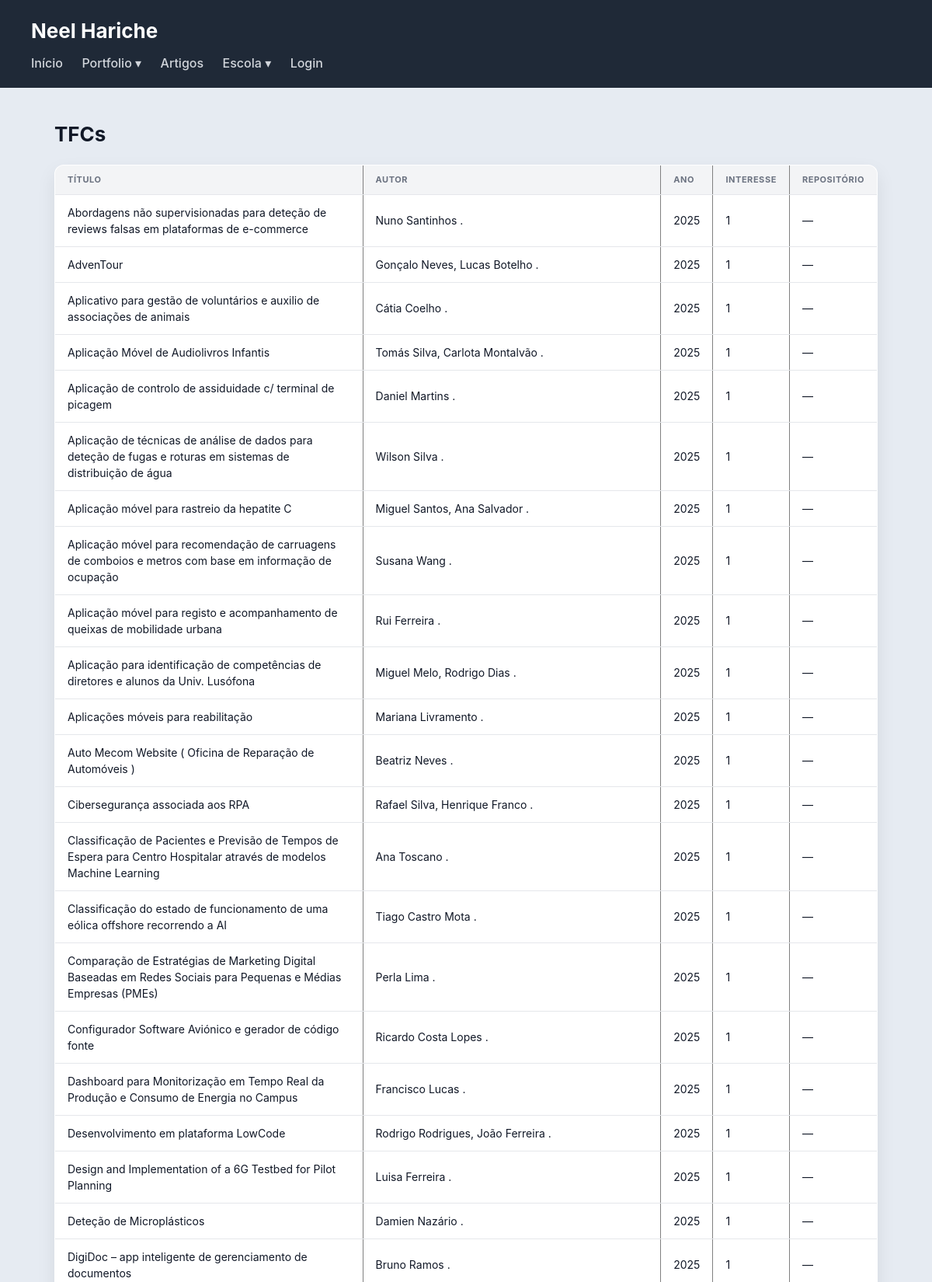
Screenshot of /tfcs/ (upper part) with the database file from the repository.
### portfolio/models.py (models this page shows, shortened)
class TFC(models.Model):
    titulo = models.CharField(max_length=200)
    autor = models.CharField(max_length=150)
    orientador = models.CharField(max_length=150, blank=True)
    ano = models.IntegerField()
    descricao = models.TextField(blank=True)
    url_repositorio = models.URLField(blank=True)
    interesse = models.IntegerField(default=1, help_text='1 a 5 — nível de interesse')
    tecnologias = models.ManyToManyField(Tecnologia, blank=True, related_name='tfcs')
    competencias = models.ManyToManyField(Competencia, blank=True, related_name='tfcs')

### portfolio/views.py (the view)
# urls.py: path('tfcs/', views.tfcs_view, name='tfcs'),
def tfcs_view(request):
    tfcs = TFC.objects.prefetch_related('tecnologias').all().order_by('-interesse')
    return render(request, 'portfolio/tfcs_list.html', {'tfcs': tfcs})

### portfolio/templates/portfolio/tfcs_list.html (shortened to what this page needs)
{% extends 'portfolio/base.html' %}
{% block content %}
<h2>TFCs</h2>
<section>
    <table border="1">
        <thead>
            <tr>
                <th>Título</th>
                <th>Autor</th>
                <th>Ano</th>
                <th>Interesse</th>
                <th>Repositório</th>
            </tr>
        </thead>
        <tbody>
        {% for t in tfcs %}
            <tr>
                <td>{{ t.titulo }}</td>
                <td>{{ t.autor }}</td>
                <td>{{ t.ano }}</td>
                <td>{{ t.interesse }}</td>
                <td>{% if t.url_repositorio %}<a href="{{ t.url_repositorio }}" target="_blank">Repositório</a>{% else %}—{% endif %}</td>
            </tr>
        {% empty %}
            <tr><td colspan="5">Nenhum TFC adicionado ainda.</td></tr>
        {% endfor %}
        </tbody>
    </table>
</section>
{% endblock %}

### portfolio/static/portfolio/style.css (style rules this page uses)
* { box-sizing: border-box; margin: 0; padding: 0; }
body { font-family: "Inter", "Segoe UI", system-ui, -apple-system, sans-serif; background: #e6ebf2; color: #111827; line-height: 1.5; }
h2 { margin-bottom: 20px; font-size: 26px; }
table { width: 100%; border-collapse: collapse; background: white; border-radius: 12px; overflow: hidden; box-shadow: 0 10px 25px rgba(0,0,0,0.08); }
th { background: #f3f4f6; padding: 10px 16px; text-align: left; font-size: 11px; text-transform: uppercase; color: #6b7280; letter-spacing: 0.05em; }
td { padding: 12px 16px; border-top: 1px solid #e5e7eb; font-size: 14px; }

### rows the page displays
TFC: titulo "Abordagens não supervisionadas para deteção de reviews falsas em plataformas de e-commerce", autor "Nuno Santinhos .", ano "2025", interesse "1"
TFC: titulo "AdvenTour", autor "Gonçalo Neves, Lucas Botelho .", ano "2025", interesse "1"
TFC: titulo "Aplicativo para gestão de voluntários e auxilio de associações de animais", autor "Cátia Coelho .", ano "2025", interesse "1"
TFC: titulo "Aplicação Móvel de Audiolivros Infantis", autor "Tomás Silva, Carlota Montalvão .", ano "2025", interesse "1"
TFC: titulo "Aplicação de controlo de assiduidade c/ terminal de picagem", autor "Daniel Martins .", ano "2025", interesse "1"
TFC: titulo "Aplicação de técnicas de análise de dados para deteção de fugas e roturas em sistemas de distribuição de água", autor "Wilson Silva .", ano "2025", interesse "1"
TFC: titulo "Aplicação móvel para rastreio da hepatite C", autor "Miguel Santos, Ana Salvador .", ano "2025", interesse "1"
TFC: titulo "Aplicação móvel para recomendação de carruagens de comboios e metros com base em informação de ocupação", autor "Susana Wang .", ano "2025", interesse "1"
TFC: titulo "Aplicação móvel para registo e acompanhamento de queixas de mobilidade urbana", autor "Rui Ferreira .", ano "2025", interesse "1"
TFC: titulo "Aplicação para identificação de competências de diretores e alunos da Univ. Lusófona", autor "Miguel Melo, Rodrigo Dias .", ano "2025", interesse "1"
TFC: titulo "Aplicações móveis para reabilitação", autor "Mariana Livramento .", ano "2025", interesse "1"
TFC: titulo "Auto Mecom Website ( Oficina de Reparação de Automóveis )", autor "Beatriz Neves .", ano "2025", interesse "1"
TFC: titulo "Cibersegurança associada aos RPA", autor "Rafael Silva, Henrique Franco .", ano "2025", interesse "1"
TFC: titulo "Classificação de Pacientes e Previsão de Tempos de Espera para Centro Hospitalar através de modelos Machine Learning", autor "Ana Toscano .", ano "2025", interesse "1"
TFC: titulo "Classificação do estado de funcionamento de uma eólica offshore recorrendo a AI", autor "Tiago Castro Mota .", ano "2025", interesse "1"
TFC: titulo "Comparação de Estratégias de Marketing Digital Baseadas em Redes Sociais para Pequenas e Médias Empresas (PMEs)", autor "Perla Lima .", ano "2025", interesse "1"
TFC: titulo "Configurador Software Aviónico e gerador de código fonte", autor "Ricardo Costa Lopes .", ano "2025", interesse "1"
TFC: titulo "Dashboard para Monitorização em Tempo Real da Produção e Consumo de Energia no Campus", autor "Francisco Lucas .", ano "2025", interesse "1"
TFC: titulo "Desenvolvimento em plataforma LowCode", autor "Rodrigo Rodrigues, João Ferreira .", ano "2025", interesse "1"
TFC: titulo "Design and Implementation of a 6G Testbed for Pilot Planning", autor "Luisa Ferreira .", ano "2025", interesse "1"
TFC: titulo "Deteção de Microplásticos", autor "Damien Nazário .", ano "2025", interesse "1"
TFC: titulo "DigiDoc – app inteligente de gerenciamento de documentos", autor "Bruno Ramos .", ano "2025", interesse "1"
